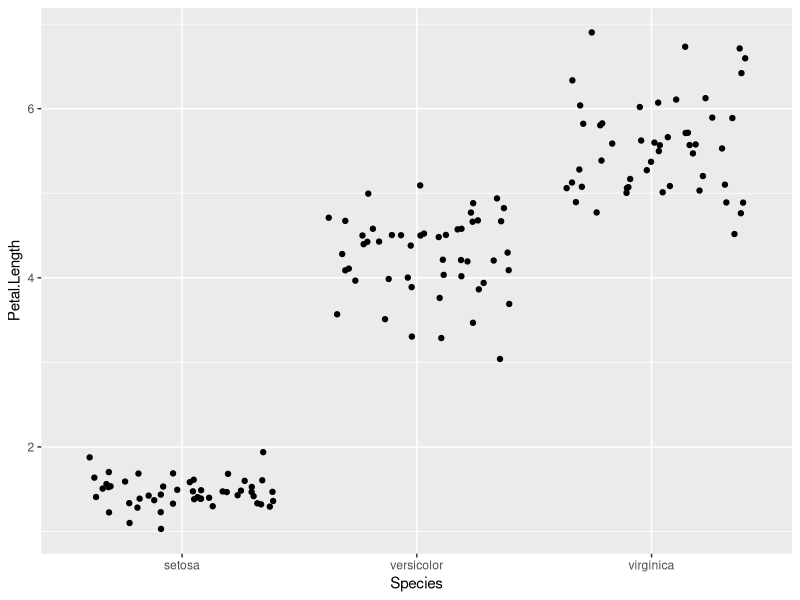
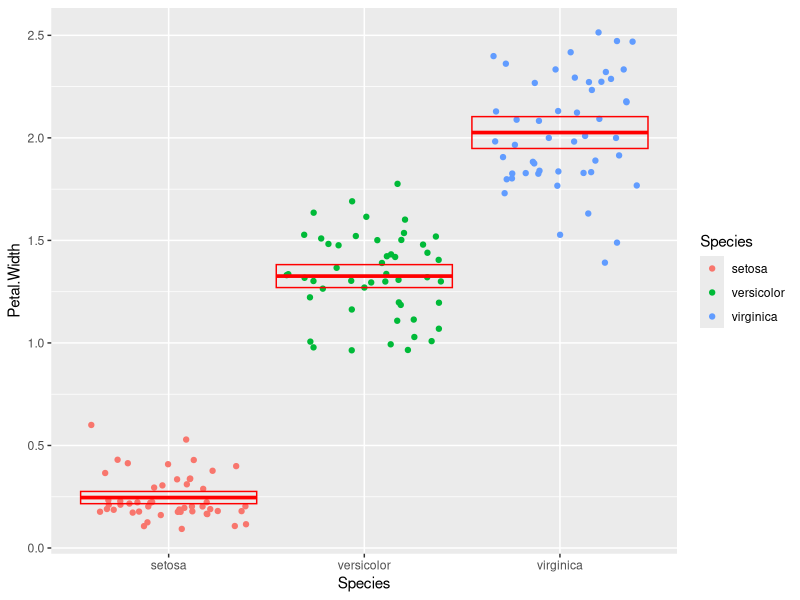
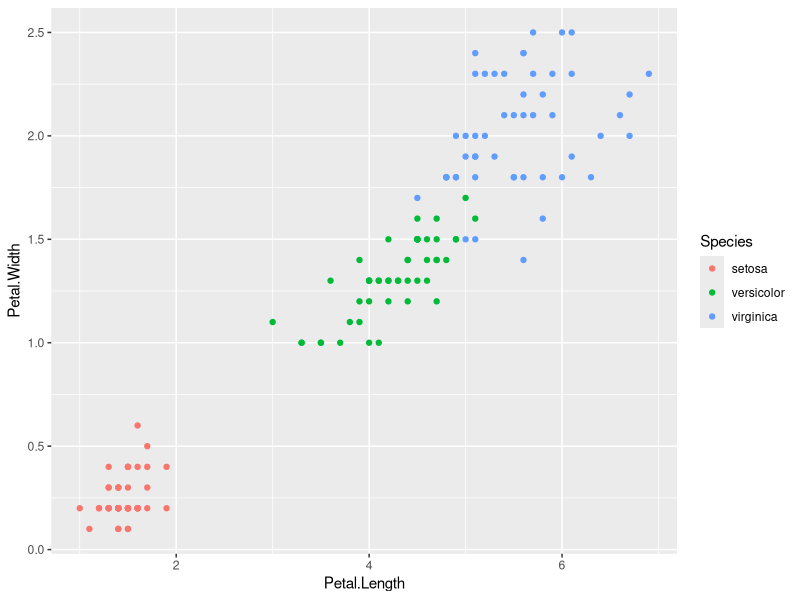

Reproduce these figures in R, in order.
## ---- chunk 1
library(tidyverse)
iris <- as_tibble(iris) # so it prints a little nicer
## ---- chunk 2
rename(
  iris,
  sepal_length = Sepal.Length,
  sepal_width = Sepal.Width,
  petal_length = Petal.Length,
  petal_width = Petal.Width
)

## ---- chunk 3
mutate(
  iris,
  Sepal.Length = Sepal.Length * 10,
  Sepal.Width = Sepal.Width * 10,
  Petal.Length = Petal.Length * 10,
  Petal.Width = Petal.Width * 10
)
## ---- chunk 4
iris_area <- 
mutate(iris,
       Sepal_area = Sepal.Length * Sepal.Width,
       petal_area = Petal.Length * Petal.Width)
select(iris_area,Sepal_area,petal_area)
## ---- chunk 5
summarize(
  iris,
  sampl_size = n(),
  max = max(Sepal.Length),
  min = min(Sepal.Length),
  range = max-min,
  median = median(Sepal.Length),
  q1 = quantile(Sepal.Length, probs=0.25),
  q3 = quantile(Sepal.Length, probs=0.75),
  iqr = IQR(Sepal.Length)
)
## ---- chunk 6
iris_grouped <- group_by(iris,Species)
iris_grouped

iris_summarised<-
summarise(
  iris_grouped,
  sample_size = n(),
  mean = mean(Petal.Width),
  sd = sd(Petal.Width),
  var = var(Petal.Width),
  stderr = sd / sqrt(sample_size),
  ci_upper = mean + 2 * stderr,
  ci_lower = mean - 2 * stderr
)
iris_summarised
## ---- chunk 7
ggplot(data=iris)+geom_jitter(aes(y=Petal.Length,x=Species))

## ---- chunk 8
ggplot(data=iris)+geom_jitter(aes(y=Petal.Width,x=Species, color=Species)) +
geom_crossbar(
  data = iris_summarised, 
  mapping = aes(x = Species, y = mean, ymax = ci_upper, 
                ymin = ci_lower),
  color = "red"
)
## ---- chunk 9
ggplot(data = iris) +
  geom_point(mapping = aes(x = Petal.Length , y = Petal.Width, color = Species))
